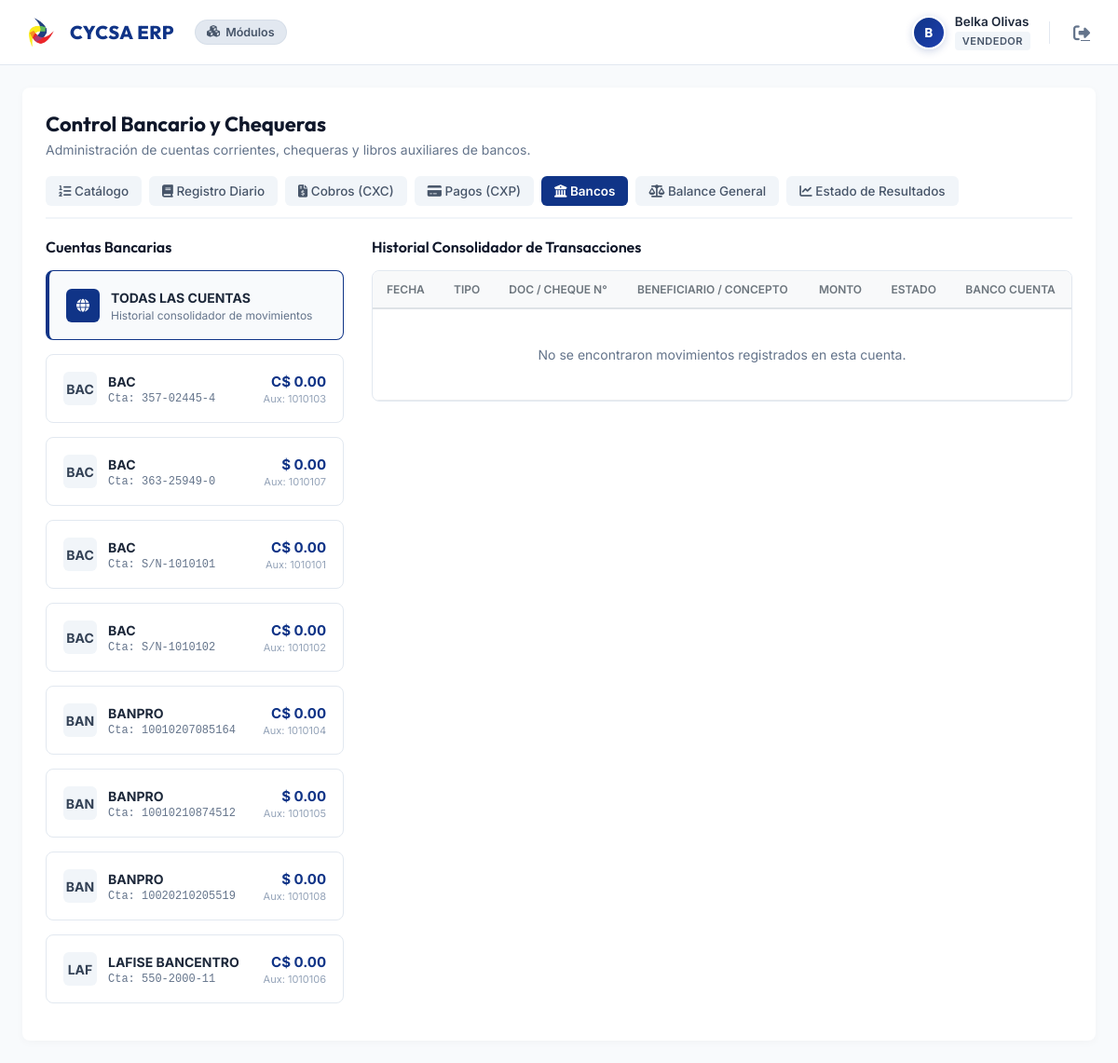
Screenshot of /publico/contabilidad/bancos (signed in) with the database file from the repository.
### tables this page shows
CREATE TABLE `bancos_cuentas` (
  `id` int(11) NOT NULL AUTO_INCREMENT,
  `id_cuenta_contable` int(11) DEFAULT NULL,
  `banco_nombre` varchar(150) NOT NULL,
  `numero_cuenta` varchar(100) NOT NULL,
  `moneda` varchar(10) NOT NULL DEFAULT 'C$',
  `saldo_inicial` decimal(14,2) NOT NULL DEFAULT 0.00,
  `saldo_actual` decimal(14,2) NOT NULL DEFAULT 0.00,
  `activo` tinyint(1) DEFAULT 1,
  `fecha_registro` timestamp NOT NULL DEFAULT current_timestamp(),
  PRIMARY KEY (`id`),
  KEY `fk_bancos_cuenta_contable` (`id_cuenta_contable`),
  CONSTRAINT `fk_bancos_cuenta_contable` FOREIGN KEY (`id_cuenta_contable`) REFERENCES `cuentas_contables` (`id`) ON DELETE SET NULL ON UPDATE CASCADE
);

CREATE TABLE `cuentas_contables` (
  `id` int(11) NOT NULL AUTO_INCREMENT,
  `codigo` varchar(50) NOT NULL,
  `nombre` varchar(255) NOT NULL,
  `tipo` enum('MAYOR','DETALLE') NOT NULL,
  `categoria` enum('ACTIVO','PASIVO','CAPITAL','INGRESO','EGRESO') NOT NULL,
  `id_padre` int(11) DEFAULT NULL,
  `tipo_cuenta_detalle` varchar(255) DEFAULT NULL,
  `tipo_cuenta_mayor` varchar(255) DEFAULT NULL,
  `activo` tinyint(1) DEFAULT 1,
  `fecha_creacion` timestamp NOT NULL DEFAULT current_timestamp(),
  PRIMARY KEY (`id`),
  UNIQUE KEY `codigo` (`codigo`),
  KEY `fk_cuentas_padre` (`id_padre`),
  CONSTRAINT `fk_cuentas_padre` FOREIGN KEY (`id_padre`) REFERENCES `cuentas_contables` (`id`) ON DELETE SET NULL ON UPDATE CASCADE
);

### app/Modulos/Contabilidad/Controladores/ContabilidadControlador.php (called while the page is built, shortened)
<?php
class ContabilidadControlador extends ControladorBase {
    public function bancos(Peticion $peticion, Respuesta $respuesta): void {
        $modelo = new ContabilidadModelo();
        $idBancoCuenta = isset($_GET['banco_id']) ? (int)$_GET['banco_id'] : 0;
        $this->renderizar('contabilidad/vistas/bancos', [
            'titulo' => 'Bancos y Chequera - Cycsa',
            'bancos' => $modelo->obtenerCuentasBancarias(),
            'transacciones' => $modelo->obtenerTransaccionesBancarias($idBancoCuenta),
            'cuentasDetalle' => $modelo->obtenerCuentasDetalle(),
            'filtroBancoId' => $idBancoCuenta,
            'exito' => $_SESSION['exito'] ?? null,
            'error' => $_SESSION['error'] ?? null
        ]);
    }
}

### app/Core/Enrutador.php (called while the page is built, shortened)
<?php
class Enrutador {
    private array $rutas = [];
    private Peticion $peticion;
    private Respuesta $respuesta;
    public function __construct(Peticion $peticion, Respuesta $respuesta) {
        $this->peticion = $peticion;
        $this->respuesta = $respuesta;
    }
    public function get(string $ruta, $callback, array $middlewares = []): void {
        $this->rutas['GET'][$ruta] = [
            'callback' => $callback,
            'middlewares' => $middlewares
        ];
    }
    public function post(string $ruta, $callback, array $middlewares = []): void {
        $this->rutas['POST'][$ruta] = [
            'callback' => $callback,
            'middlewares' => $middlewares
        ];
    }
    public function resolver() {
        $metodo = $this->peticion->obtenerMetodo();
        $ruta = $this->peticion->obtenerRuta();
        $rutaConfig = $this->rutas[$metodo][$ruta] ?? ($metodo === 'HEAD' ? ($this->rutas['GET'][$ruta] ?? false) : false);
        $callback = $rutaConfig;
        $middlewares = [];
        if (is_array($rutaConfig) && isset($rutaConfig['callback'])) {
            $callback = $rutaConfig['callback'];
            $middlewares = $rutaConfig['middlewares'] ?? [];
        }
        foreach ($middlewares as $middlewareClass) {
            $middleware = new $middlewareClass();
        }
        if (is_array($callback)) {
            $controlador = new $callback[0]();
            $callback[0] = $controlador;
        }
        return call_user_func($callback, $this->peticion, $this->respuesta);
    }
}

### publico/index.php (called while the page is built, shortened)
<?php
try {
    require_once __DIR__ . '/../rutas/web.php';
    $app->correr();
} catch (\Throwable $e) {
    error_log("FATAL: " . $e->getMessage() . " en " . $e->getFile() . ":" . $e->getLine() . "\n" . $e->getTraceAsString());
    $mostrarDetalle = (($_ENV['APP_ENV'] ?? 'produccion') === 'local');
    if ($mostrarDetalle) {
        echo "<div style='padding:40px; font-family:sans-serif; background:#fff; color:#991b1b; max-width:900px; margin:20px auto; border:2px solid #fca5a5; border-radius:8px;'>";
        echo "<h2>🔍 Detalle del Error en el Servidor:</h2>";
        echo "<p style='font-size:16px;'><strong>" . htmlspecialchars($e->getMessage()) . "</strong></p>";
        echo "<p><strong>Archivo:</strong> " . htmlspecialchars($e->getFile()) . " (Línea " . $e->getLine() . ")</p>";
        echo "<pre style='background:#f8fafc; padding:15px; border-radius:6px; border:1px solid #cbd5e1; overflow-x:auto; font-size:13px; color:#1e293b;'>" . htmlspecialchars($e->getTraceAsString()) . "</pre>";
        echo "</div>";
        exit;
    } else {
        http_response_code(500);
        $headerPath = __DIR__ . '/../app/Views/header.php';
        if (!file_exists($headerPath)) $headerPath = __DIR__ . '/../plantillas/header.php';
        $footerPath = __DIR__ . '/../app/Views/footer.php';
        if (!file_exists($footerPath)) $footerPath = __DIR__ . '/../plantillas/footer.php';
        if (file_exists($headerPath)) require_once $headerPath;
        echo '<div style="text-align:center;padding:60px 20px"><h2>Error interno</h2><p>Ha ocurrido un error inesperado. Intente de nuevo mas tarde.</p><p><a href="/">Volver al inicio</a></p></div>';
        if (file_exists($footerPath)) require_once $footerPath;
    }
}

### app/Core/ModeloBase.php (called while the page is built, shortened)
<?php
abstract class ModeloBase {
    public function __construct() {
        $this->db = Conexion::obtenerInstancia();
    }
}

### app/Core/Conexion.php (called while the page is built, shortened)
<?php
class Conexion {
    private static ?PDO $instancia = null;
    public static function obtenerInstancia(): PDO {
        if (self::$instancia === null) {
            try {
                $rutaConfig = dirname(__DIR__, 2) . '/config/database.php';
                $config = require $rutaConfig;
                $dsn = sprintf(
                    "%s:host=%s;dbname=%s;charset=%s",
                    $config['driver'],
                    $config['host'],
                    $config['database'],
                    $config['charset']
                );
                self::$instancia = new PDO(
                    $dsn,
                    $config['username'],
                    $config['password'],
                    $config['options']
                );
            } catch (PDOException $e) {
                error_log("Error de conexión a DB: " . $e->getMessage());
                $esLocal = ($_ENV['APP_ENV'] ?? 'produccion') === 'local';
                if ($esLocal) {
                    die("Error 500: Fallo interno de conexión. Detalle: " . $e->getMessage());
                }
                die("Error 500: Fallo interno de conexión.");
            }
        }
        return self::$instancia;
    }
}

### app/Modulos/Contabilidad/Modelos/ContabilidadModelo.php (called while the page is built, shortened)
<?php
class ContabilidadModelo extends ModeloBase {
    public function obtenerCuentasBancarias(): array {
        $sql = "SELECT bc.*, cc.nombre AS cuenta_nombre, cc.codigo AS cuenta_codigo
                FROM bancos_cuentas bc
                LEFT JOIN cuentas_contables cc ON bc.id_cuenta_contable = cc.id
                ORDER BY bc.banco_nombre ASC, bc.numero_cuenta ASC";
        $stmt = $this->db->prepare($sql);
        $stmt->execute();
        return $stmt->fetchAll(PDO::FETCH_ASSOC);
    }
}

### app/Core/Peticion.php (called while the page is built, shortened)
<?php
class Peticion {
    public function obtenerMetodo(): string {
        return $_SERVER['REQUEST_METHOD'];
    }
    public function obtenerRuta(): string {
        $ruta = $_SERVER['REQUEST_URI'] ?? '/';
        $posicionInterrogacion = strpos($ruta, '?');
        $scriptName = $_SERVER['SCRIPT_NAME'] ?? '';
        $scriptDir = str_replace('\\', '/', dirname($scriptName));
        $scriptDir = rtrim($scriptDir, '/');
        $posicionPublico = strpos($ruta, '/publico');
        if ($posicionPublico !== false) {
            $ruta = substr($ruta, $posicionPublico + 8);
        } else {
            $proyectoRaizUrl = str_replace('/publico', '', $scriptDir);
            if ($proyectoRaizUrl !== '' && strpos($ruta, $proyectoRaizUrl) === 0) {
                $ruta = substr($ruta, strlen($proyectoRaizUrl));
            }
        }
        return $ruta === '' ? '/' : $ruta;
    }
}

### app/Middleware/AuthMiddleware.php (called while the page is built, shortened)
<?php
class AuthMiddleware
{
    public function handle(): bool
    {
        $scriptName = $_SERVER['SCRIPT_NAME'] ?? '';
        $basePath = rtrim(str_replace('\\', '/', dirname($scriptName)), '/');
        return true;
    }
}

### app/Middleware/ContabilidadMiddleware.php (called while the page is built, shortened)
<?php
class ContabilidadMiddleware
{
    public function handle(): bool
    {
        $scriptName = $_SERVER['SCRIPT_NAME'] ?? '';
        $basePath = rtrim(str_replace('\\', '/', dirname($scriptName)), '/');
        return true;
    }
}

### app/Helpers/funciones.php (called while the page is built, shortened)
<?php
function tienePermiso(string $modulo, string $accion = 'ver'): bool {
    if ($modulo === 'usuarios') {
        return false;
    }
    $permisos = $_SESSION['usuario_permisos'] ?? [];
    return isset($permisos[$modulo][$accion]) && ($permisos[$modulo][$accion] == 1 || $permisos[$modulo][$accion] === true);
}

### app/Modulos/Contabilidad/Vistas/bancos.php (the view, shortened to what this page needs)
<div style="background: white; padding: 25px; border-radius: 8px; box-shadow: 0 2px 10px rgba(0,0,0,0.03);">
    <div class="header-flex" style="margin-bottom: 20px;">
        <div>
            <h2 style="margin: 0; color: #0f172a; font-family: 'Outfit', sans-serif; font-size: 22px; font-weight: 700;">Control Bancario y Chequeras</h2>
            <p style="color: #64748b; margin-top: 5px; font-size: 14px;">Administración de cuentas corrientes, chequeras y libros auxiliares de bancos.</p>
        </div>
    </div>
    <div class="tabs-container" style="display: flex; gap: 8px; border-bottom: 2px solid #f1f5f9; padding-bottom: 12px; margin-bottom: 20px; flex-wrap: wrap;">
        <a href="/Cycsa/publico/contabilidad/cuentas" class="tab-link" style="padding: 8px 14px; border-radius: 6px; text-decoration: none; font-weight: 500; font-size: 13.5px; background-color: #f1f5f9; color: #475569;"><i class="fa-solid fa-list-ol"></i> Catálogo</a>
        <a href="/Cycsa/publico/contabilidad/diario" class="tab-link" style="padding: 8px 14px; border-radius: 6px; text-decoration: none; font-weight: 500; font-size: 13.5px; background-color: #f1f5f9; color: #475569;"><i class="fa-solid fa-book"></i> Registro Diario</a>
        <a href="/Cycsa/publico/contabilidad/cxc" class="tab-link" style="padding: 8px 14px; border-radius: 6px; text-decoration: none; font-weight: 500; font-size: 13.5px; background-color: #f1f5f9; color: #475569;"><i class="fa-solid fa-file-invoice-dollar"></i> Cobros (CXC)</a>
        <a href="/Cycsa/publico/contabilidad/cxp" class="tab-link" style="padding: 8px 14px; border-radius: 6px; text-decoration: none; font-weight: 500; font-size: 13.5px; background-color: #f1f5f9; color: #475569;"><i class="fa-solid fa-credit-card"></i> Pagos (CXP)</a>
        <a href="/Cycsa/publico/contabilidad/bancos" class="tab-link" style="padding: 8px 14px; border-radius: 6px; text-decoration: none; font-weight: 600; font-size: 13.5px; background-color: var(--cycsa-azul); color: white;"><i class="fa-solid fa-building-columns"></i> Bancos</a>
        <a href="/Cycsa/publico/contabilidad/balance" class="tab-link" style="padding: 8px 14px; border-radius: 6px; text-decoration: none; font-weight: 500; font-size: 13.5px; background-color: #f1f5f9; color: #475569;"><i class="fa-solid fa-scale-balanced"></i> Balance General</a>
        <a href="/Cycsa/publico/contabilidad/resultados" class="tab-link" style="padding: 8px 14px; border-radius: 6px; text-decoration: none; font-weight: 500; font-size: 13.5px; background-color: #f1f5f9; color: #475569;"><i class="fa-solid fa-chart-line"></i> Estado de Resultados</a>
    </div>
    <div class="layout-bancos">
        <div>
            <h4 style="color: #0f172a; margin-bottom: 15px; font-family: 'Outfit', sans-serif; font-weight: 600; font-size: 16px;">Cuentas Bancarias</h4>
            <a href="/Cycsa/publico/contabilidad/bancos" class="banco-card <?= $filtroBancoId === 0 ? 'seleccionado' : '' ?>" style="display: block; text-decoration: none; color: inherit;">
                <div style="display: flex; align-items: center; gap: 12px;">
                    <div class="banco-card-logo" style="background-color: var(--cycsa-azul); color: white;"><i class="fa-solid fa-globe"></i></div>
                    <div>
                        <strong style="font-size: 14px;">TODAS LAS CUENTAS</strong>
                        <div style="font-size: 12px; color: #64748b; margin-top: 2px;">Historial consolidador de movimientos</div>
                    </div>
                </div>
            </a>
            <?php foreach ($bancos as $bco): ?>
                <a href="/Cycsa/publico/contabilidad/bancos?banco_id=<?= $bco['id'] ?>" class="banco-card <?= $filtroBancoId === $bco['id'] ? 'seleccionado' : '' ?>" style="display: block; text-decoration: none; color: inherit;">
                    <div style="display: flex; align-items: center; justify-content: space-between;">
                        <div style="display: flex; align-items: center; gap: 12px;">
                            <div class="banco-card-logo">
                                <?= htmlspecialchars(substr($bco['banco_nombre'], 0, 3), ENT_QUOTES, 'UTF-8') ?>
                            </div>
                            <div>
                                <strong style="font-size: 14px;"><?= htmlspecialchars($bco['banco_nombre'], ENT_QUOTES, 'UTF-8') ?></strong>
                                <div style="font-size: 12px; color: #64748b; font-family: monospace; margin-top: 2px;">Cta: <?= htmlspecialchars($bco['numero_cuenta'], ENT_QUOTES, 'UTF-8') ?></div>
                            </div>
                        </div>
                        <div style="text-align: right;">
                            <strong style="font-size: 15px; color: var(--cycsa-azul);"><?= $bco['moneda'] ?> <?= number_format($bco['saldo_actual'], 2) ?></strong>
                            <div style="font-size: 11px; color: #94a3b8; margin-top: 2px;">Aux: <?= htmlspecialchars($bco['cuenta_codigo'] ?? 'S/A', ENT_QUOTES, 'UTF-8') ?></div>
                        </div>
                    </div>
                </a>
            <?php endforeach; ?>
        </div>
        <div>
            <h4 style="color: #0f172a; margin-bottom: 15px; font-family: 'Outfit', sans-serif; font-weight: 600; font-size: 16px;">
                <?= $filtroBancoId > 0 ? 'Libro Auxiliar / Chequera de la Cuenta' : 'Historial Consolidador de Transacciones' ?>
            </h4>
            <div style="overflow-x: auto; background: white; border: 1px solid #e2e8f0; border-radius: 8px;">
                <table class="tabla-cycsa" style="margin-top: 0;">
                    <thead>
                        <tr style="border-top: none;">
                            <th>Fecha</th>
                            <th>Tipo</th>
                            <th>Doc / Cheque N°</th>
                            <th>Beneficiario / Concepto</th>
                            <th>Monto</th>
                            <th>Estado</th>
                            <th>Banco Cuenta</th>
                        </tr>
                    </thead>
                    <tbody>
                        <?php if (empty($transacciones)): ?>
                        <tr>
                            <td colspan="7" style="text-align: center; padding: 40px; color: #64748b;">No se encontraron movimientos registrados en esta cuenta.</td>
                        </tr>
                        <?php endif; ?>
                    </tbody>
                </table>
            </div>
        </div>
    </div>
</div>

### rows the page displays
bancos_cuentas: banco_nombre "BAC", numero_cuenta "357-02445-4", moneda "C$", saldo_actual "0.00", id_cuenta_contable.codigo "1010103"
bancos_cuentas: banco_nombre "BAC", numero_cuenta "363-25949-0", moneda "$", saldo_actual "0.00", id_cuenta_contable.codigo "1010107"
bancos_cuentas: banco_nombre "BAC", numero_cuenta "S/N-1010101", moneda "C$", saldo_actual "0.00", id_cuenta_contable.codigo "1010101"
bancos_cuentas: banco_nombre "BAC", numero_cuenta "S/N-1010102", moneda "C$", saldo_actual "0.00", id_cuenta_contable.codigo "1010102"
bancos_cuentas: banco_nombre "BAN", banco_nombre "BANPRO", numero_cuenta "10010207085164", moneda "C$", saldo_actual "0.00", id_cuenta_contable.codigo "1010104"
bancos_cuentas: banco_nombre "BAN", banco_nombre "BANPRO", numero_cuenta "10010210874512", moneda "$", saldo_actual "0.00", id_cuenta_contable.codigo "1010105"
bancos_cuentas: banco_nombre "BAN", banco_nombre "BANPRO", numero_cuenta "10020210205519", moneda "$", saldo_actual "0.00", id_cuenta_contable.codigo "1010108"
bancos_cuentas: banco_nombre "LAF", banco_nombre "LAFISE BANCENTRO", numero_cuenta "550-2000-11", moneda "C$", saldo_actual "0.00", id_cuenta_contable.codigo "1010106"

### other values shown
substr($_SESSION['usuario_nombre'] ?? 'U', 0, 1) "B"
$_SESSION['usuario_nombre'] "Belka Olivas"
